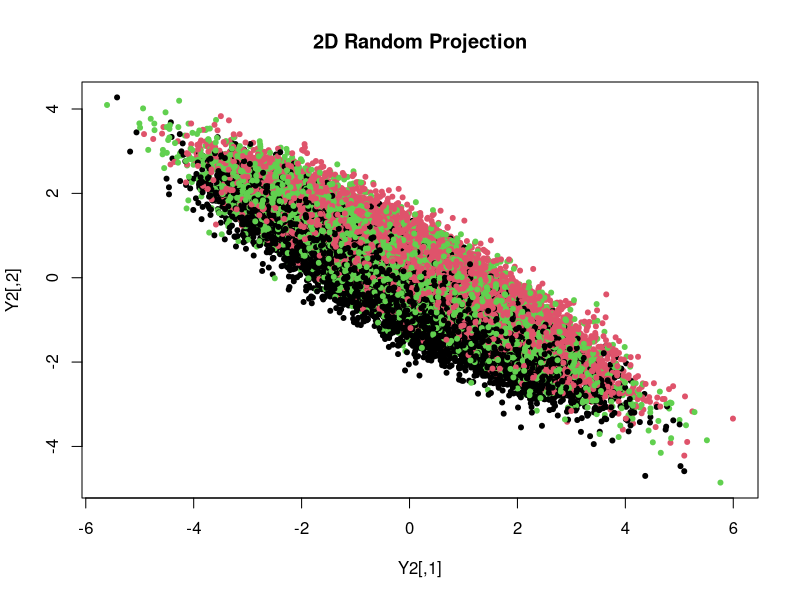
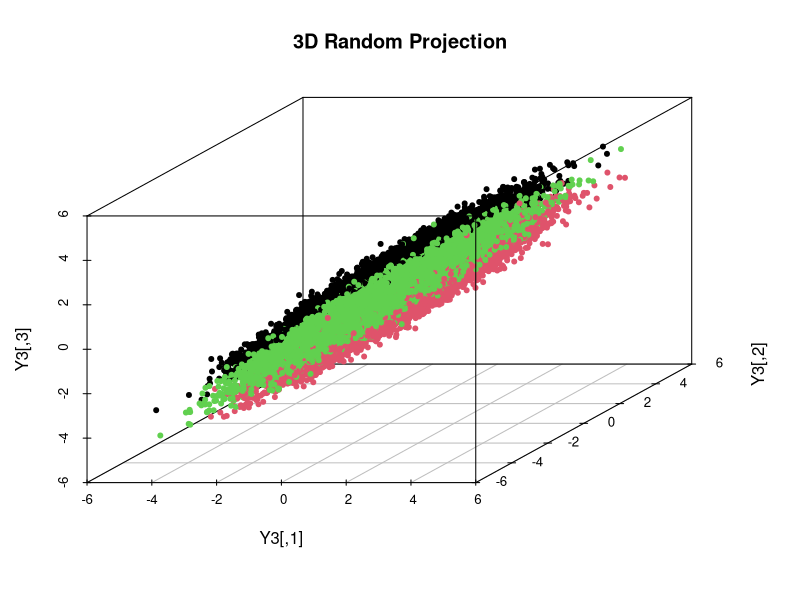

Write the R code that produced these figures, in order.
# Required packages
if(!require(MASS))     install.packages("MASS")
if(!require(mvtnorm))  install.packages("mvtnorm")
if(!require(cluster))  install.packages("cluster")
if(!require(scatterplot3d))  install.packages("scatterplot3d")

library(MASS)
library(mvtnorm)
library(scatterplot3d)

set.seed(123)

# PARAMETERS
d <- 5      # dimension (e.g. 3, 10, 50)
K <- 3       # number of groups
N <- 50000   # number of samples for Monte-Carlo

# 1) Generate means (mu) on the unit hypersphere
raw <- matrix(rnorm(d*K), nrow=K, ncol=d)
mu <- t(apply(raw, 1, function(x) x / sqrt(sum(x^2))))

# 2) Define covariance matrices (Σ_i)
make_ar1_cov <- function(rho, d) {
  mat <- outer(1:d, 1:d, function(i, j) rho^abs(i - j))
  return(mat)
}

# Each group gets its own AR(1)-type covariance with a random rho in (-0.9, 0.9)

rho = 0.9 # the closer to 1, the less spread, so the easier it is to distinguish the groups
rhos <- rep(rho, K)
sigmas <- lapply(rhos, function(rho) make_ar1_cov(rho, d))

# Precompute Cholesky and det
chol_list <- lapply(sigmas, chol)
det_list  <- sapply(sigmas, det)

# 3) Closed-form distances
pairs <- combn(K, 2)
DM  <- matrix(0, K, K)
DB  <- matrix(0, K, K)
rho <- matrix(0, K, K)

for(idx in 1:ncol(pairs)) {
  i <- pairs[1, idx]; j <- pairs[2, idx]
  # mixture covariance
  Sij <- (sigmas[[i]] + sigmas[[j]]) / 2
  invSij <- solve(Sij)
  
  diff <- mu[i,] - mu[j,]
  DM[i,j] <- sqrt(t(diff) %*% invSij %*% diff)
  DM[j,i] <- DM[i,j]
  
  term1 <- 0.125 * t(diff) %*% invSij %*% diff
  term2 <- 0.5 * log(det(Sij) / sqrt(det_list[i]*det_list[j]))
  DB[i,j] <- term1 + term2
  DB[j,i] <- DB[i,j]
  
  rho[i,j] <- exp(-DB[i,j])
  rho[j,i] <- rho[i,j]
}

lower_triangle_named <- function(mat) {
  idx <- which(lower.tri(mat), arr.ind = TRUE)
  data.frame(
    Group1 = idx[,1],
    Group2 = idx[,2],
    Value  = mat[idx]
  )
}

scalar_products <- mu %*% t(mu)

cat("Scalar product matrix (cosine between group centers):\n")
print(round(scalar_products, 3))

cat("Lower triangle (scalar products between centers):\n")
print(lower_triangle_named(scalar_products))

cat("Mahalanobis distances (lower triangle):\n")
print(lower_triangle_named(DM))

cat("Bhattacharyya distances (lower triangle):\n")
print(lower_triangle_named(DB))

cat("Overlap coefficients (rho = exp(-DB)) (lower triangle):\n")
print(lower_triangle_named(rho))

# 4) Monte-Carlo sampling & classification
# draw true labels
zs <- sample(1:K, size=N, replace=TRUE, prob=rep(1/K, K))
X  <- matrix(0, nrow=N, ncol=d)
for(i in 1:K) {
  ni <- sum(zs == i)
  if(ni > 0) {
    X[zs==i, ] <- mvrnorm(ni, mu=mu[i,], Sigma=sigmas[[i]])
  }
}

# compute log-densities and assign
logdens <- sapply(1:K, function(i) {
  dmvnorm(X, mean=mu[i,], sigma=sigmas[[i]], log=TRUE) + log(1/K)
})
pred <- max.col(logdens)

# overall misclassification rate
err_rate <- mean(pred != zs)
cat(sprintf("Overall error rate: %.3f\n", err_rate))

# confusion matrix
conf <- table(True=zs, Pred=pred)
print(conf)

# silhouette score (on full data may be slow for N=50k—sample 5k for silhouette)
ssample <- sample(1:N, min(5000, N))
sil <- silhouette(zs[ssample], dist(X[ssample, ]))
cat(sprintf("Average silhouette width: %.3f\n", mean(sil[, 3])))

# 5) Random-projection visualization (2D & 3D)
# 2D projection
P2 <- qr.Q(qr(matrix(rnorm(d*2), ncol=2)))
Y2 <- X %*% P2
plot(Y2, col=zs, pch=20, main="2D Random Projection")

# 3D projection (if d > 2)
if(require(scatterplot3d)) {
  P3 <- qr.Q(qr(matrix(rnorm(d*3), ncol=3)))
  Y3 <- X %*% P3
  scatterplot3d::scatterplot3d(
    Y3, color=zs, pch=20, main="3D Random Projection"
  )
} else {
  message("Install 'scatterplot3d' for 3D plotting.")
}
